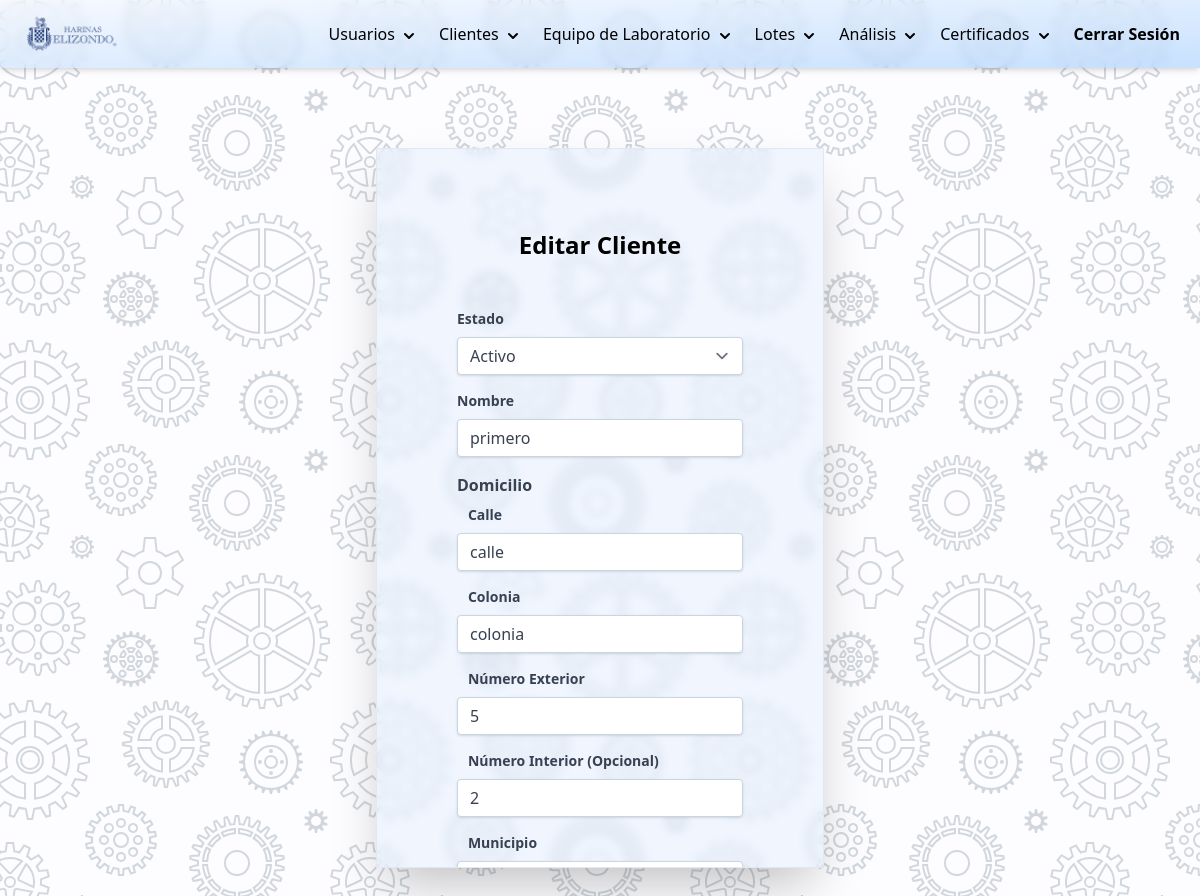
/php/editar-cliente.php?i=12 (signed in), run on an earlier commit of the app's database.
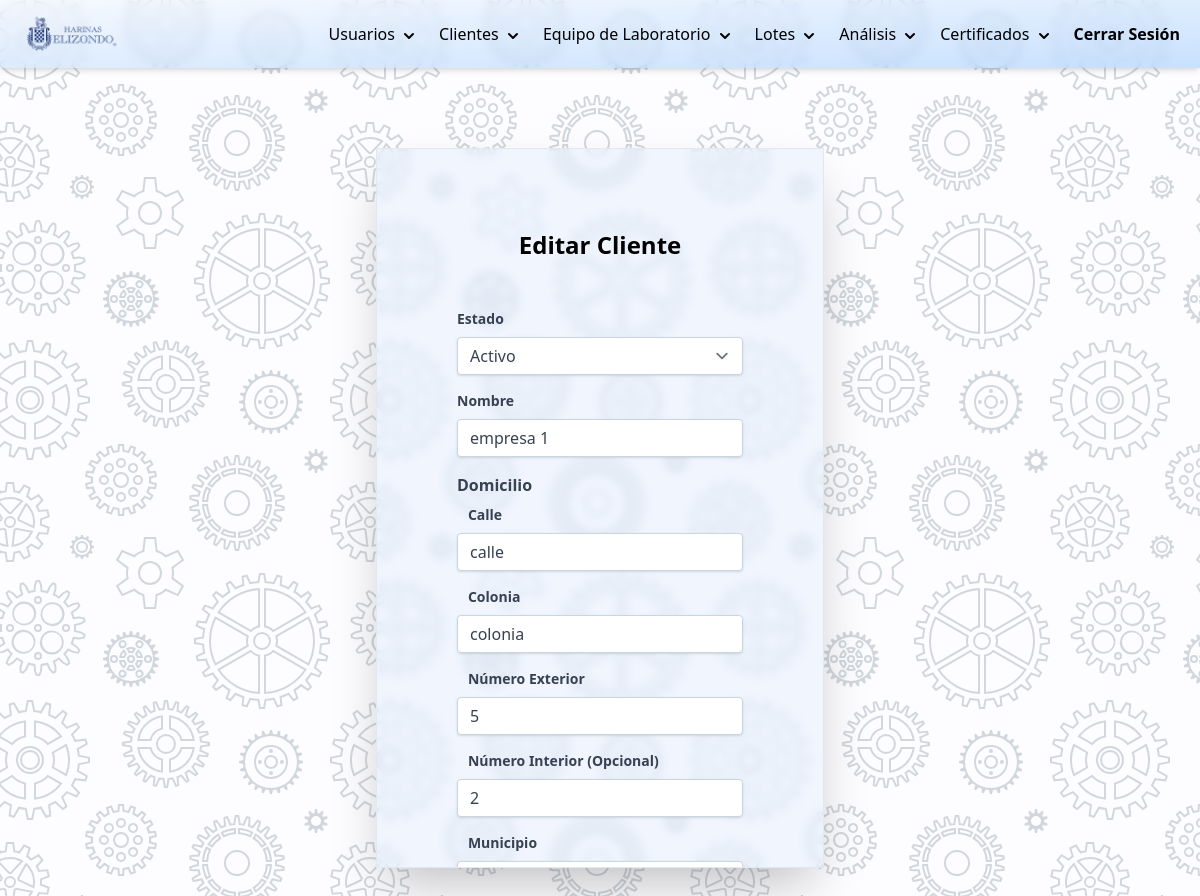
And on a later commit of the database.
### tables this page shows
CREATE TABLE `clientes` (
  `id_cliente` int(11) NOT NULL,
  `id_valores` int(11) DEFAULT NULL,
  `correo` varchar(100) DEFAULT NULL,
  `domicilio` varchar(255) DEFAULT NULL,
  `nombre` varchar(100) DEFAULT NULL,
  `rfc` varchar(100) DEFAULT NULL,
  `estado` int(11) DEFAULT 3,
  `nombre_contacto` varchar(100) DEFAULT NULL,
  `puesto_de_contacto` varchar(100) DEFAULT NULL
);

### DB/controlarDB.php (called while the page is built, shortened)
<?php
function hacerConsulta(string $query){
    $con = mysqli_connect(HOST, USER, PASSWORD, DB);
    if (mysqli_connect_errno()) {
        return "Failed to connect to MySQL: " . mysqli_connect_error();
    }else{
        $result = mysqli_query($con, $query);
        $arreglo_de_resultados=[];
        while ($row = mysqli_fetch_array($result)):
            array_push($arreglo_de_resultados,$row);
        endwhile;
        return $arreglo_de_resultados;
    }
}

### php/editar-cliente.php (the view, shortened to what the changed rows need)
<?php
    require_once("../DB/controlarDB.php");
    function test_input($data) {
        $data = trim($data);
        $data = stripslashes($data);
        $data = htmlspecialchars($data);
        return $data;
    }
    if ($_SERVER["REQUEST_METHOD"] == "GET") {
        $query_info_cliente="SELECT
                                c.*,
                                v.*
                            FROM clientes AS c
                            JOIN v_de_referencia AS v
                            ON c.id_valores = v.id_valores
                            WHERE c.id_cliente={$_GET['i']};";
        $info_cliente=hacerConsulta($query_info_cliente)[0];
        $domicilio_arreglo=explode(", ", $info_cliente['domicilio']);
    }else if($_SERVER["REQUEST_METHOD"] == "POST"){
        var_dump($_POST);
        $opcion_valores=$_POST['valoresRef'];
        if($opcion_valores=="internacionales"){
            if($_POST['id_valores']=="1"){
                $id_valores=1;
            }else{
                $query_borrar_valores="DELETE FROM v_de_referencia WHERE id_valores={$_POST['id_valores']};";
                ejecutarQuery($query_borrar_valores);
                $id_valores=1;
            }
        }else if($opcion_valores=="propios"){
            $limiteInferiorResistencia=test_input($_POST['limiteInferiorResistencia']);
            $limiteInferiorHinchamiento=test_input($_POST['limiteInferiorHinchamiento']);
            $limiteInferiorAmplitud=test_input($_POST['limiteInferiorAmplitud']);
            $limiteInferiorHidratacion=test_input($_POST['limiteInferiorHidratacion']);
            $limiteInferiorHumedad=test_input($_POST['limiteInferiorHumedad']);
            $limiteInferiorEsfuerzo=test_input($_POST['limiteInferiorEsfuerzo']);
            $limiteInferiorAbsorcion=test_input($_POST['limiteInferiorAbsorcion']);
            $limiteInferiorEstabilidad=test_input($_POST['limiteInferiorEstabilidad']);
            $limiteInferiorRendimiento=test_input($_POST['limiteInferiorRendimiento']);
            $limiteInferiorCeniza=test_input($_POST['limiteInferiorCeniza']);
            $limiteSuperiorResistencia=test_input($_POST['limiteSuperiorResistencia']);
            $limiteSuperiorHinchamiento=test_input($_POST['limiteSuperiorHinchamiento']);
            $limiteSuperiorAmplitud=test_input($_POST['limiteSuperiorAmplitud']);
            $limiteSuperiorHidratacion=test_input($_POST['limiteSuperiorHidratacion']);
            $limiteSuperiorHumedad=test_input($_POST['limiteSuperiorHumedad']);
            $limiteSuperiorEsfuerzo=test_input($_POST['limiteSuperiorEsfuerzo']);
            $limiteSuperiorAbsorcion=test_input($_POST['limiteSuperiorAbsorcion']);
            $limiteSuperiorEstabilidad=test_input($_POST['limiteSuperiorEstabilidad']);
            $limiteSuperiorRendimiento=test_input($_POST['limiteSuperiorRendimiento']);
            $limiteSuperiorCeniza=test_input($_POST['limiteSuperiorCeniza']);
            $query_valores_internacionales="SELECT * FROM v_de_referencia WHERE id_valores=1";
            $limites_int_sin_formato=hacerConsulta($query_valores_internacionales)[0];
            $unidades_medida=[];
            for ($i=1; $i <= 10; $i++) {
                $unidades_medida[$i]=explode(',', $limites_int_sin_formato[$i])[2];
            }
            $o1=$limiteInferiorResistencia.",".$limiteSuperiorResistencia.",".$unidades_medida[1];
            $o2=$limiteInferiorHinchamiento.",".$limiteSuperiorHinchamiento.",".$unidades_medida[2];
            $o3=$limiteInferiorAmplitud.",".$limiteSuperiorAmplitud.",".$unidades_medida[3];
            $o4=$limiteInferiorHidratacion.",".$limiteSuperiorHidratacion.",".$unidades_medida[4];
            $o5=$limiteInferiorHumedad.",".$limiteSuperiorHumedad.",".$unidades_medida[5];
            $o6=$limiteInferiorEsfuerzo.",".$limiteSuperiorEsfuerzo.",".$unidades_medida[6];
            $o7=$limiteInferiorAbsorcion.",".$limiteSuperiorAbsorcion.",".$unidades_medida[7];
            $o8=$limiteInferiorEstabilidad.",".$limiteSuperiorEstabilidad.",".$unidades_medida[8];
            $o9=$limiteInferiorRendimiento.",".$limiteSuperiorRendimiento.",".$unidades_medida[9];
            $o10=$limiteInferiorCeniza.",".$limiteSuperiorCeniza.",".$unidades_medida[10];
            if($_POST['id_valores']=="1"){
                $query_insertar_valores="INSERT INTO v_de_referencia (resistencia,hinchamiento,amplitud,hidratacion,humedad,esfuerzo,absorcion,estabilidad,rendimiento,ceniza) VALUES  ('$o1','$o2','$o3','$o4','$o5','$o6','$o7','$o8','$o9','$o10');";
                $id_valores = insertarYObtenerUltimoIdIsertado($query_insertar_valores);
            }else{
                $id_valores=$_POST['id_valores'];
                $query_actualizar_valores="UPDATE v_de_referencia SET resistencia='$o1',hinchamiento='$o2',amplitud='$o3',hidratacion='$o4',humedad='$o5',esfuerzo='$o6',absorcion='$o7',estabilidad='$o8',rendimiento='$o9',ceniza='$o10' WHERE id_valores=$id_valores;";
                ejecutarQuery($query_actualizar_valores);
            }
        }
        $id_cliente=test_input($_POST['id_cliente']);
        $estado=$_POST['estado'];
        $nombre=$_POST['nombre'];
        $correo=$_POST['correo'];
        $nombreContacto=$_POST['nombreContacto'];
        $rfc=$_POST['rfc'];
        $puestoContacto=$_POST['puestoContacto'];
        $arreglo_domicilio=$_POST['domicilio'];
        $domicilio=implode(", ",array_map("test_input",$arreglo_domicilio));
        $query_actualizar_cliente="UPDATE clientes SET nombre_contacto='$nombreContacto',nombre='$nombre',id_valores=$id_valores,correo='$correo',estado=$estado,domicilio='$domicilio',rfc='$rfc',puesto_de_contacto='$puestoContacto' WHERE id_cliente=$id_cliente;";
        ejecutarQuery($query_actualizar_cliente);
        header("Location: $url/php/modificar-clientes.php");
    }
?>
<!DOCTYPE html>
<html lang="es">
<head>
    <link rel="stylesheet" href="../styles.css">
    <link rel="stylesheet" href="../css/styles.css">
    <script src="https://cdn.tailwindcss.com"></script>
    <script src="https://cdn.tailwindcss.com?plugins=forms,typography,aspect-ratio,line-clamp"></script>
</head>
<body class="background">
    <div class="container mx-auto flex justify-center">
        <div class="flex flex-col p-20 gap-5 border border-slate-200 shadow-2xl bg-blue-100/40 backdrop-blur-sm my-20 w-[28rem] overflow-y-auto h-[45rem]">
            <h1 class="text-2xl text-center font-bold mb-7">Editar Cliente</h1>
            <form method="post" action="<?= htmlspecialchars($_SERVER["PHP_SELF"]);?>">
                <div class="mb-4">
                    <label for="estado" class="block text-gray-700 text-sm font-bold mb-2">
                        Estado
                    </label>
                    <select name="estado" class="shadow appearance-none border border-slate-300 rounded w-full py-2 px-3 text-gray-700 leading-tight focus:outline-none focus:border-sky-500 focus:ring-1 focus:ring-sky-500" required>
                        <option value="3" <?= $info_cliente['estado']=="3"?"selected":"" ?>>Activo</option>
                    </select>
                </div>
                <div class="mb-4">
                    <label for="nombre" class="block text-gray-700 text-sm font-bold mb-2">
                        Nombre
                    </label>
                    <input type="text" name="nombre" class="shadow appearance-none border border-slate-300 rounded w-full py-2 px-3 text-gray-700 leading-tight focus:outline-none focus:border-sky-500 focus:ring-1 focus:ring-sky-500" placeholder="Panes López" required value="<?= $info_cliente['nombre'] ?>">
                </div>
                <h2 class="block text-gray-700 text-base font-bold mb-2">Domicilio</h2>
                <div class="mb-4">
                    <label for="calle" class="block text-gray-700 text-sm font-bold mb-2">
                        &nbsp;&nbsp;&nbsp;Calle
                    </label>
                    <input type="text" name="domicilio[]" class="shadow appearance-none border border-slate-300 rounded w-full py-2 px-3 text-gray-700 leading-tight focus:outline-none focus:border-sky-500 focus:ring-1 focus:ring-sky-500" placeholder="Avenida Los Manzanos" required value="<?= $domicilio_arreglo[0]?>">
                </div>
                <div class="mb-4">
                    <label for="colonia" class="block text-gray-700 text-sm font-bold mb-2">
                        &nbsp;&nbsp;&nbsp;Colonia
                    </label>
                    <input type="text" name="domicilio[]" class="shadow appearance-none border border-slate-300 rounded w-full py-2 px-3 text-gray-700 leading-tight focus:outline-none focus:border-sky-500 focus:ring-1 focus:ring-sky-500" placeholder="Vista del Valle" required value="<?= $domicilio_arreglo[1]?>">
                </div>
                <div class="mb-4">
                    <label for="numero exterior" class="block text-gray-700 text-sm font-bold mb-2">
                        &nbsp;&nbsp;&nbsp;Número Exterior
                    </label>
                    <input type="number" name="domicilio[]" class="shadow appearance-none border border-slate-300 rounded w-full py-2 px-3 text-gray-700 leading-tight focus:outline-none focus:border-sky-500 focus:ring-1 focus:ring-sky-500" placeholder="1" required value="<?= $domicilio_arreglo[2]?>">
                </div>
                <div class="mb-4">
                    <label for="numero interior" class="block text-gray-700 text-sm font-bold mb-2">
                        &nbsp;&nbsp;&nbsp;Número Interior (Opcional)
                    </label>
                    <input type="number" name="domicilio[]" class="shadow appearance-none border border-slate-300 rounded w-full py-2 px-3 text-gray-700 leading-tight focus:outline-none focus:border-sky-500 focus:ring-1 focus:ring-sky-500" placeholder="22" value="<?= $domicilio_arreglo[3]?>">
                </div>
                <div class="mb-4">
                    <label for="municipio" class="block text-gray-700 text-sm font-bold mb-2">
                        &nbsp;&nbsp;&nbsp;Municipio
                    </label>
                    <input type="text" name="domicilio[]" class="shadow appearance-none border border-slate-300 rounded w-full py-2 px-3 text-gray-700 leading-tight focus:outline-none focus:border-sky-500 focus:ring-1 focus:ring-sky-500" placeholder="Álvaro Obregón" required value="<?= $domicilio_arreglo[4]?>">
                </div>
            </form>
        </div>
    </div>
</body>
</html>

What changed in the data, as far as the page shows it:
changed clientes "Activo": nombre "primero" → "empresa 1"
